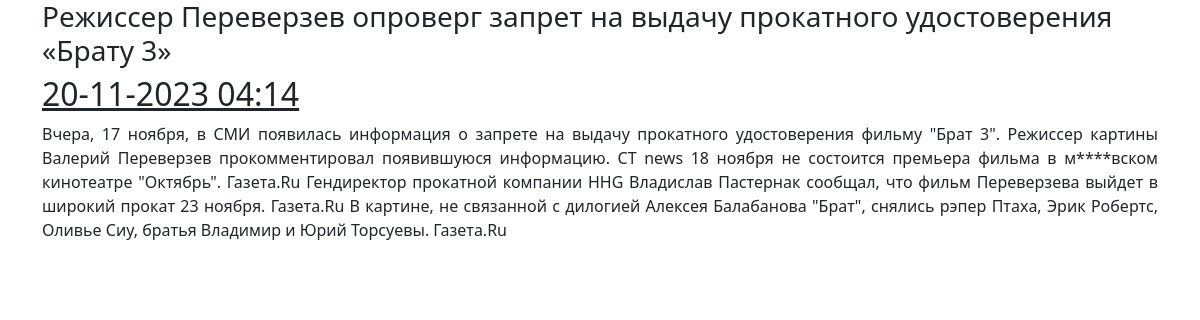
The page /news/2 on the database its author committed.
### news/models.py (models this page shows, shortened)
class Post(models.Model):
    article = "AR"
    news = "NW"
    author = models.ForeignKey(Author,on_delete=models.CASCADE)
    post_type_choices = [(article, 'Статья'), (news, 'Новость')]
    post_type = models.CharField(max_length=2, choices=post_type_choices)
    created_at = models.DateTimeField(auto_now_add=True)
    categories = models.ManyToManyField(Category, through='PostCategory')
    title = models.CharField(max_length=255)
    text = models.TextField()
    rating = models.IntegerField(default=0)

### news/views.py (the view)
# urls.py: path('<int:pk>', PostView.as_view(), name='postView'),
class PostView(DetailView):
    model = Post
    template_name = 'post.html'
    context_object_name = 'postView'

### news/templatetags/my_filters.py (called while the page is built)
@register.filter(name='censor')
def censor(value):
    if isinstance(value, str):
        result = str(value)
        for key in censor_dict.keys():
            result = result.replace(key, censor_dict[key])
        return result
    else:
        raise ValueError(f'Нельзя фильтровать то, что отличается от {type(value)}')

### templates/flatpages/post.html (shortened to what this page needs)
{% extends 'default.html' %}
{% load my_filters %}
{% block content %}
<h3>{{ postView.title|censor }}</h3>
<h2><u>{{ postView.created_at|date:'d-m-Y H:i' }}</u></h2>
<p align="justify">{{ postView.text|censor }}</p>
{% endblock %}

### rows shown on the page
Post: created_at "20-11-2023 04:14", text|censor "Вчера, 17 ноября, в СМИ появилась информация о запрете на выдачу прокатного удостоверения фильму \"Брат 3\". Режиссер картины Валерий Переверзев прокомментировал появившуюся информацию. CT news 18 ноября не состоится премьера фильма в м****вском кинотеатре \"Октябрь\". Газета.Ru Гендиректор прокатной компании HHG Владислав Пастернак сообщал, что фильм Переверзева выйдет в широкий прокат 23 ноября. Газета.Ru В картине, не связанной с дилогией Алексея Балабанова \"Брат\", снялись рэпер Птаха, Эрик Робертс, Оливье Сиу, братья Владимир и Юрий Торсуевы. Газета.Ru"
